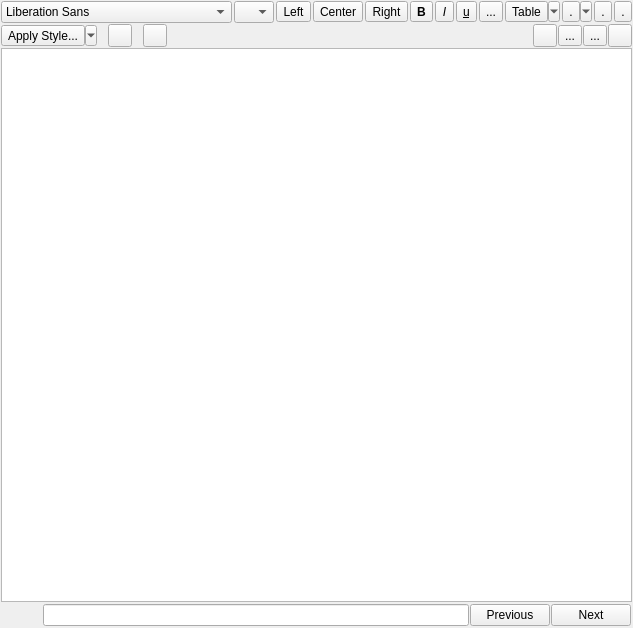
<?xml version="1.0" encoding="UTF-8"?>
<ui version="4.0">
 <class>RichTextEditWidget</class>
 <widget class="QWidget" name="RichTextEditWidget">
  <property name="geometry">
   <rect>
    <x>0</x>
    <y>0</y>
    <width>530</width>
    <height>628</height>
   </rect>
  </property>
  <property name="windowTitle">
   <string>Form</string>
  </property>
  <layout class="QVBoxLayout" name="verticalLayout">
   <property name="spacing">
    <number>1</number>
   </property>
   <property name="leftMargin">
    <number>1</number>
   </property>
   <property name="topMargin">
    <number>1</number>
   </property>
   <property name="rightMargin">
    <number>1</number>
   </property>
   <property name="bottomMargin">
    <number>1</number>
   </property>
   <item>
    <layout class="QHBoxLayout" name="horizontalLayout_2">
     <property name="spacing">
      <number>2</number>
     </property>
     <item>
      <widget class="QFontComboBox" name="fontCombo">
       <property name="toolTip">
        <string>Font</string>
       </property>
       <property name="editable">
        <bool>false</bool>
       </property>
      </widget>
     </item>
     <item>
      <widget class="QComboBox" name="sizeCombo">
       <property name="sizePolicy">
        <sizepolicy hsizetype="Fixed" vsizetype="Fixed">
         <horstretch>0</horstretch>
         <verstretch>0</verstretch>
        </sizepolicy>
       </property>
       <property name="maximumSize">
        <size>
         <width>40</width>
         <height>16777215</height>
        </size>
       </property>
       <property name="toolTip">
        <string>Font Size</string>
       </property>
      </widget>
     </item>
     <item>
      <widget class="QToolButton" name="leftAlignButton">
       <property name="toolTip">
        <string>Left Alignment</string>
       </property>
       <property name="text">
        <string>Left</string>
       </property>
       <property name="icon">
        <iconset resource="notebook.qrc">
         <normaloff>:/NoteBook/Resources/Left.png</normaloff>:/NoteBook/Resources/Left.png</iconset>
       </property>
       <property name="iconSize">
        <size>
         <width>16</width>
         <height>16</height>
        </size>
       </property>
       <property name="checkable">
        <bool>true</bool>
       </property>
       <property name="autoExclusive">
        <bool>true</bool>
       </property>
      </widget>
     </item>
     <item>
      <widget class="QToolButton" name="centerAlignButton">
       <property name="toolTip">
        <string>Center Alignment</string>
       </property>
       <property name="text">
        <string>Center</string>
       </property>
       <property name="icon">
        <iconset resource="notebook.qrc">
         <normaloff>:/NoteBook/Resources/Center.png</normaloff>:/NoteBook/Resources/Center.png</iconset>
       </property>
       <property name="iconSize">
        <size>
         <width>16</width>
         <height>16</height>
        </size>
       </property>
       <property name="checkable">
        <bool>true</bool>
       </property>
       <property name="autoExclusive">
        <bool>true</bool>
       </property>
      </widget>
     </item>
     <item>
      <widget class="QToolButton" name="rightAlignButton">
       <property name="toolTip">
        <string>Right Alignment</string>
       </property>
       <property name="text">
        <string>Right</string>
       </property>
       <property name="icon">
        <iconset resource="notebook.qrc">
         <normaloff>:/NoteBook/Resources/Right.png</normaloff>:/NoteBook/Resources/Right.png</iconset>
       </property>
       <property name="iconSize">
        <size>
         <width>16</width>
         <height>16</height>
        </size>
       </property>
       <property name="checkable">
        <bool>true</bool>
       </property>
       <property name="autoExclusive">
        <bool>true</bool>
       </property>
      </widget>
     </item>
     <item>
      <widget class="QToolButton" name="boldButton">
       <property name="font">
        <font>
         <weight>75</weight>
         <bold>true</bold>
        </font>
       </property>
       <property name="toolTip">
        <string>Bold (Ctrl+B)</string>
       </property>
       <property name="text">
        <string>B</string>
       </property>
       <property name="icon">
        <iconset resource="notebook.qrc">
         <normaloff>:/NoteBook/Resources/Bold.png</normaloff>:/NoteBook/Resources/Bold.png</iconset>
       </property>
       <property name="iconSize">
        <size>
         <width>16</width>
         <height>16</height>
        </size>
       </property>
       <property name="shortcut">
        <string>Ctrl+B</string>
       </property>
       <property name="checkable">
        <bool>true</bool>
       </property>
      </widget>
     </item>
     <item>
      <widget class="QToolButton" name="italicButton">
       <property name="font">
        <font>
         <italic>true</italic>
        </font>
       </property>
       <property name="toolTip">
        <string>Italic (Ctrl+I)</string>
       </property>
       <property name="text">
        <string>I</string>
       </property>
       <property name="icon">
        <iconset resource="notebook.qrc">
         <normaloff>:/NoteBook/Resources/Italic.png</normaloff>:/NoteBook/Resources/Italic.png</iconset>
       </property>
       <property name="shortcut">
        <string>Ctrl+I</string>
       </property>
       <property name="checkable">
        <bool>true</bool>
       </property>
      </widget>
     </item>
     <item>
      <widget class="QToolButton" name="underlineButton">
       <property name="font">
        <font>
         <underline>true</underline>
        </font>
       </property>
       <property name="toolTip">
        <string>Underline (Ctrl+U)</string>
       </property>
       <property name="text">
        <string>u</string>
       </property>
       <property name="icon">
        <iconset resource="notebook.qrc">
         <normaloff>:/NoteBook/Resources/Underline.png</normaloff>:/NoteBook/Resources/Underline.png</iconset>
       </property>
       <property name="shortcut">
        <string>Ctrl+U</string>
       </property>
       <property name="checkable">
        <bool>true</bool>
       </property>
      </widget>
     </item>
     <item>
      <widget class="QToolButton" name="strikethroughButton">
       <property name="toolTip">
        <string>Strikethrough</string>
       </property>
       <property name="text">
        <string>...</string>
       </property>
       <property name="icon">
        <iconset resource="notebook.qrc">
         <normaloff>:/NoteBook/Resources/Strikethrough.png</normaloff>:/NoteBook/Resources/Strikethrough.png</iconset>
       </property>
       <property name="checkable">
        <bool>true</bool>
       </property>
      </widget>
     </item>
     <item>
      <widget class="QToolButton" name="bulletTableInsertButton">
       <property name="toolTip">
        <string>Bulleted List</string>
       </property>
       <property name="text">
        <string>Table</string>
       </property>
       <property name="icon">
        <iconset resource="notebook.qrc">
         <normaloff>:/NoteBook/Resources/Bullet Table.png</normaloff>:/NoteBook/Resources/Bullet Table.png</iconset>
       </property>
       <property name="popupMode">
        <enum>QToolButton::MenuButtonPopup</enum>
       </property>
      </widget>
     </item>
     <item>
      <widget class="QToolButton" name="numberTableInsertButton">
       <property name="toolTip">
        <string>Numbered List</string>
       </property>
       <property name="text">
        <string>.</string>
       </property>
       <property name="icon">
        <iconset resource="notebook.qrc">
         <normaloff>:/NoteBook/Resources/Number Table.png</normaloff>:/NoteBook/Resources/Number Table.png</iconset>
       </property>
       <property name="popupMode">
        <enum>QToolButton::MenuButtonPopup</enum>
       </property>
      </widget>
     </item>
     <item>
      <widget class="QToolButton" name="tableButton">
       <property name="toolTip">
        <string>Table</string>
       </property>
       <property name="text">
        <string>.</string>
       </property>
       <property name="icon">
        <iconset resource="notebook.qrc">
         <normaloff>:/NoteBook/Resources/Table.png</normaloff>:/NoteBook/Resources/Table.png</iconset>
       </property>
      </widget>
     </item>
     <item>
      <widget class="QToolButton" name="insertHLineButton">
       <property name="toolTip">
        <string>Horizontal Line</string>
       </property>
       <property name="text">
        <string>.</string>
       </property>
       <property name="icon">
        <iconset resource="notebook.qrc">
         <normaloff>:/NoteBook/Resources/Horizontal Line.png</normaloff>:/NoteBook/Resources/Horizontal Line.png</iconset>
       </property>
      </widget>
     </item>
    </layout>
   </item>
   <item>
    <layout class="QHBoxLayout" name="horizontalLayout">
     <item>
      <widget class="QToolButton" name="styleButton">
       <property name="toolTip">
        <string>Style</string>
       </property>
       <property name="text">
        <string>Apply Style...</string>
       </property>
       <property name="popupMode">
        <enum>QToolButton::MenuButtonPopup</enum>
       </property>
      </widget>
     </item>
     <item>
      <spacer name="horizontalSpacer_2">
       <property name="orientation">
        <enum>Qt::Horizontal</enum>
       </property>
       <property name="sizeType">
        <enum>QSizePolicy::Fixed</enum>
       </property>
       <property name="sizeHint" stdset="0">
        <size>
         <width>10</width>
         <height>20</height>
        </size>
       </property>
      </spacer>
     </item>
     <item>
      <widget class="CColorButton" name="textColorButton">
       <property name="toolTip">
        <string>Text (Foreground) Color</string>
       </property>
       <property name="text">
        <string/>
       </property>
       <property name="icon">
        <iconset resource="notebook.qrc">
         <normaloff>:/NoteBook/Resources/Text Foreground.png</normaloff>:/NoteBook/Resources/Text Foreground.png</iconset>
       </property>
       <property name="iconSize">
        <size>
         <width>16</width>
         <height>16</height>
        </size>
       </property>
      </widget>
     </item>
     <item>
      <spacer name="horizontalSpacer_3">
       <property name="orientation">
        <enum>Qt::Horizontal</enum>
       </property>
       <property name="sizeType">
        <enum>QSizePolicy::Fixed</enum>
       </property>
       <property name="sizeHint" stdset="0">
        <size>
         <width>10</width>
         <height>20</height>
        </size>
       </property>
      </spacer>
     </item>
     <item>
      <widget class="CColorButton" name="textBackgroundButton">
       <property name="toolTip">
        <string>Background Color</string>
       </property>
       <property name="text">
        <string/>
       </property>
       <property name="icon">
        <iconset resource="notebook.qrc">
         <normaloff>:/NoteBook/Resources/Text Background.png</normaloff>:/NoteBook/Resources/Text Background.png</iconset>
       </property>
       <property name="iconSize">
        <size>
         <width>16</width>
         <height>16</height>
        </size>
       </property>
      </widget>
     </item>
     <item>
      <spacer name="horizontalSpacer">
       <property name="orientation">
        <enum>Qt::Horizontal</enum>
       </property>
       <property name="sizeHint" stdset="0">
        <size>
         <width>40</width>
         <height>20</height>
        </size>
       </property>
      </spacer>
     </item>
     <item>
      <widget class="QToolButton" name="clearFormattingButton">
       <property name="toolTip">
        <string>Clear all formatting</string>
       </property>
       <property name="text">
        <string/>
       </property>
       <property name="icon">
        <iconset resource="notebook.qrc">
         <normaloff>:/NoteBook/Resources/clear-formatting.png</normaloff>:/NoteBook/Resources/clear-formatting.png</iconset>
       </property>
      </widget>
     </item>
     <item>
      <widget class="QToolButton" name="indentLeftButton">
       <property name="toolTip">
        <string>Reduce Indent</string>
       </property>
       <property name="text">
        <string>...</string>
       </property>
       <property name="icon">
        <iconset resource="notebook.qrc">
         <normaloff>:/NoteBook/Resources/IndentLeft.png</normaloff>:/NoteBook/Resources/IndentLeft.png</iconset>
       </property>
      </widget>
     </item>
     <item>
      <widget class="QToolButton" name="indentRightButton">
       <property name="toolTip">
        <string>Increase Indent</string>
       </property>
       <property name="text">
        <string>...</string>
       </property>
       <property name="icon">
        <iconset resource="notebook.qrc">
         <normaloff>:/NoteBook/Resources/IndentRight.png</normaloff>:/NoteBook/Resources/IndentRight.png</iconset>
       </property>
      </widget>
     </item>
     <item>
      <widget class="QToolButton" name="searchButton">
       <property name="toolTip">
        <string>Search (Alt+S)</string>
       </property>
       <property name="text">
        <string/>
       </property>
       <property name="icon">
        <iconset resource="notebook.qrc">
         <normaloff>:/NoteBook/Resources/Search.png</normaloff>:/NoteBook/Resources/Search.png</iconset>
       </property>
       <property name="shortcut">
        <string>Alt+S</string>
       </property>
      </widget>
     </item>
    </layout>
   </item>
   <item>
    <widget class="CCustomTextEdit" name="textEdit"/>
   </item>
   <item>
    <widget class="QWidget" name="richTextEditSearchWidget" native="true">
     <layout class="QHBoxLayout" name="horizontalLayout_3">
      <property name="spacing">
       <number>1</number>
      </property>
      <property name="leftMargin">
       <number>1</number>
      </property>
      <property name="topMargin">
       <number>1</number>
      </property>
      <property name="rightMargin">
       <number>1</number>
      </property>
      <property name="bottomMargin">
       <number>1</number>
      </property>
      <item>
       <widget class="QPushButton" name="searchHideButton">
        <property name="text">
         <string/>
        </property>
        <property name="icon">
         <iconset resource="notebook.qrc">
          <normaloff>:/NoteBook/Resources/Close.png</normaloff>:/NoteBook/Resources/Close.png</iconset>
        </property>
        <property name="flat">
         <bool>true</bool>
        </property>
       </widget>
      </item>
      <item>
       <widget class="QLineEdit" name="searchEdit"/>
      </item>
      <item>
       <widget class="QPushButton" name="prevButton">
        <property name="toolTip">
         <string>Previous Occurrence (Ctrl+P)</string>
        </property>
        <property name="text">
         <string>Previous</string>
        </property>
        <property name="shortcut">
         <string>Ctrl+P</string>
        </property>
       </widget>
      </item>
      <item>
       <widget class="QPushButton" name="nextButton">
        <property name="toolTip">
         <string>Next Occurrence (Ctrl+N)</string>
        </property>
        <property name="text">
         <string>Next</string>
        </property>
        <property name="shortcut">
         <string>Ctrl+N</string>
        </property>
       </widget>
      </item>
     </layout>
    </widget>
   </item>
  </layout>
 </widget>
 <customwidgets>
  <customwidget>
   <class>CColorButton</class>
   <extends>QToolButton</extends>
   <header>ColorButton.h</header>
  </customwidget>
  <customwidget>
   <class>CCustomTextEdit</class>
   <extends>QTextEdit</extends>
   <header>CCustomTextEdit.h</header>
  </customwidget>
 </customwidgets>
 <resources>
  <include location="notebook.qrc"/>
 </resources>
 <connections/>
</ui>
